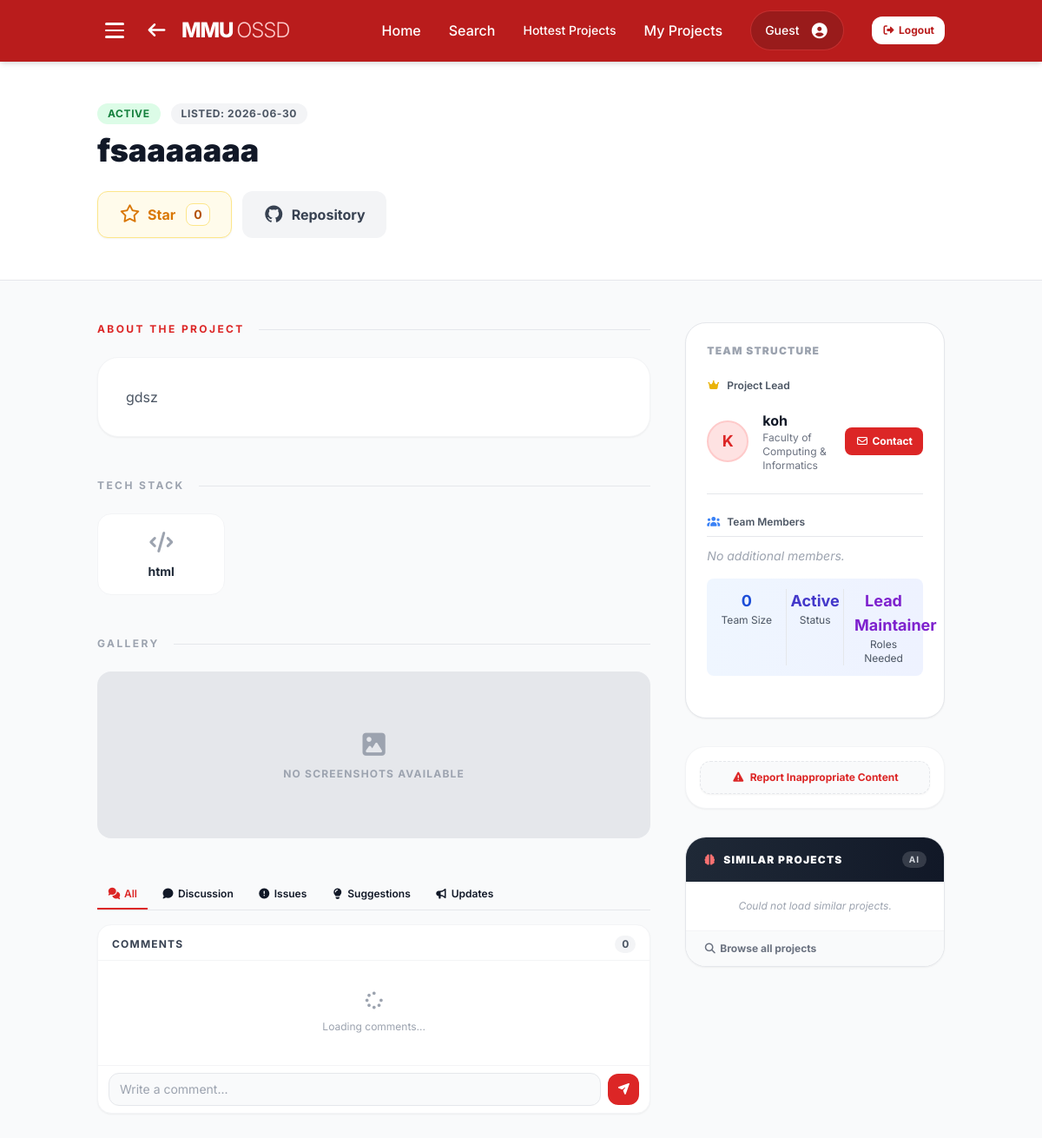
The page /project/4 on the database as committed earlier.
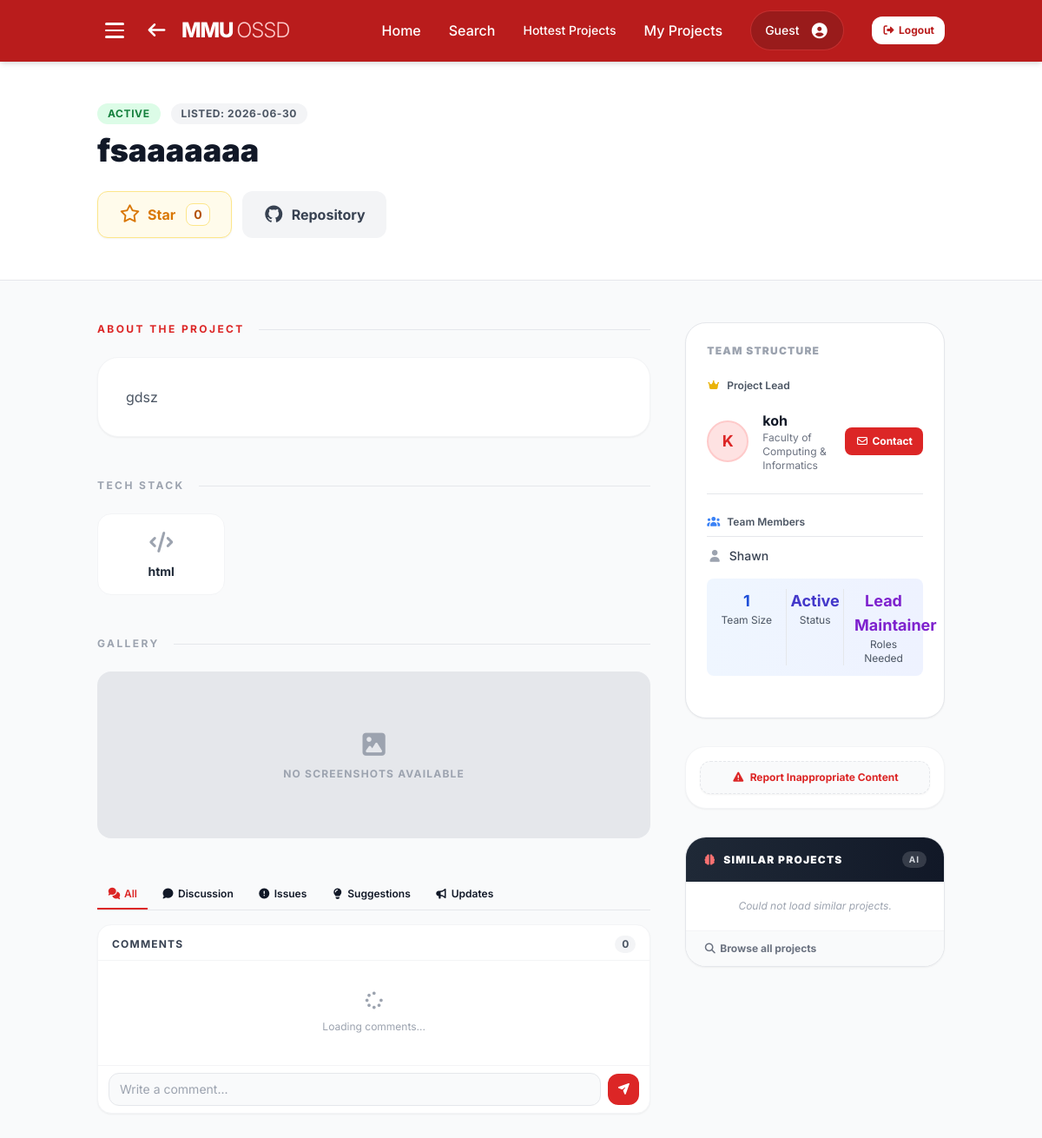
The same page on the database as committed later.
### website/models.py (models this page shows)
class Project(db.Model):
    __tablename__ = 'projects'
    id = db.Column(db.Integer, primary_key=True, autoincrement=True)
    user_id = db.Column(db.Integer, db.ForeignKey('users.id', ondelete='CASCADE'), nullable=False)
    project_name = db.Column(db.String(255), nullable=False)
    description = db.Column(db.Text, default='')
    status = db.Column(db.String(50), nullable=False, default='Active')
    repo_url = db.Column(db.String(255), default='')
    languages = db.Column(db.String(255), default='')
    roles_needed = db.Column(db.String(255), default='')
    contributors = db.Column(db.String(50), default='1')
    created_at = db.Column(db.DateTime, nullable=False, default=datetime.now(MYT))
    views = db.Column(db.Integer, default=0)
    images = db.relationship('ProjectImage', backref='project', lazy=True, cascade='all, delete-orphan')
    suggestions = db.relationship('Suggestion', backref='project', lazy=True, cascade='all, delete-orphan')
    members = db.relationship('ProjectMember', backref='project', lazy='subquery', cascade='all, delete-orphan')
    stars = db.relationship('ProjectStar', backref='project', lazy=True, cascade='all, delete-orphan')

class ProjectMember(db.Model):
    __tablename__ = 'project_members'
    user_id = db.Column(db.Integer, db.ForeignKey('users.id', ondelete='CASCADE'), primary_key=True)
    project_id = db.Column(db.Integer, db.ForeignKey('projects.id', ondelete='CASCADE'), primary_key=True)
    role = db.Column(db.String(20), nullable=False, default='member')
    joined_at = db.Column(db.DateTime, default=datetime.now(MYT))
    user = db.relationship('User', backref=db.backref('project_memberships', lazy='dynamic', cascade='all, delete-orphan'))

class User(db.Model):
    __tablename__ = 'users'
    id = db.Column(db.Integer, primary_key=True, autoincrement=True)
    email = db.Column(db.String(255), unique=True, nullable=False)
    password_hash = db.Column(db.String(255))
    name = db.Column(db.String(255), nullable=False, default='MMU Student')
    is_admin = db.Column(db.Boolean, default=False, nullable=False)
    faculty = db.Column(db.String(255), nullable=False, default='Faculty of Computing & Informatics')
    bio = db.Column(db.Text, default='')
    avatar_path = db.Column(db.String(255), default='')
    interests = db.Column(db.Text, default='')  # Comma-separated project interests
    rank = db.Column(db.Integer, nullable=False, default=0)
    karma = db.Column(db.Integer, nullable=False, default=0)
    created_at = db.Column(db.DateTime, nullable=False, default=datetime.now(MYT))
    is_verified = db.Column(db.Boolean, default=False)
    is_admin = db.Column(db.Boolean, default=False)  # Admin privilege for content moderation
    otp = db.Column(db.String(6), nullable=True)
    last_seen = db.Column(db.DateTime, nullable=True)
    skills = db.relationship('Skill', backref='user', lazy=True, cascade='all, delete-orphan')
    badges = db.relationship('Badge', backref='user', lazy=True, cascade='all, delete-orphan')
    comments = db.relationship('Comment', backref='user', lazy=True, cascade='all, delete-orphan')
    projects = db.relationship('Project', backref='user', lazy=True, cascade='all, delete-orphan')
    suggestions = db.relationship('Suggestion', backref='user', lazy=True, cascade='all, delete-orphan')
    questions = db.relationship('Question', backref='author', lazy=True, cascade='all, delete-orphan')
    question_likes = db.relationship('QuestionLike', backref='user', lazy=True, cascade='all, delete-orphan')
    question_favorites = db.relationship('QuestionFavorite', backref='user', lazy=True, cascade='all, delete-orphan')
    question_comments = db.relationship('QuestionComment', backref='user', lazy=True, cascade='all, delete-orphan')
    starred_projects = db.relationship('ProjectStar', backref='user', lazy=True, cascade='all, delete-orphan')
    settings = db.relationship('UserSettings', backref='user', uselist=False, cascade='all, delete-orphan')

### website/views.py (the view, shortened to what this page needs)
@views.route('/project/<int:project_id>')
def project_page(project_id):
    project = Project.query.get_or_404(project_id)
    current_user = get_current_user()
    if project.status == 'Suspended':
        if current_user and getattr(current_user, 'is_admin', False):
            pass  # Admin sees the project as normal
        else:
            from flask import abort
            abort(404)
    viewed_projects = session.get('viewed_projects', {})
    now = datetime.now(timezone.utc)
    COOLDOWN_HOURS = 24
    should_increment = True
    project_id_str = str(project_id)
    if should_increment:
        if project.views is None:
            project.views = 0
        project.views += 1
        view_log = ProjectViewLog(
            project_id=project.id,
            user_id=current_user.id if current_user else None
        )
        db.session.add(view_log)
        viewed_projects[project_id_str] = now.isoformat()
        session['viewed_projects'] = viewed_projects
        session.modified = True
        db.session.commit()
    current_user_role = None
    is_invited = False
    invitation_id = None
    total_stars = ProjectStar.query.filter_by(project_id=project.id).count()
    user_has_starred = False
    if current_user:
        star_record = ProjectStar.query.filter_by(user_id=current_user.id, project_id=project.id).first()
        if star_record:
            user_has_starred = True
    return render_template(
        "Project_Page.html",
        project=project,
        current_user=current_user,
        current_user_role=current_user_role,
        is_invited=is_invited,
        invitation_id=invitation_id,
        total_stars=total_stars,
        user_has_starred=user_has_starred
    )

### website/views.py (called while the page is built)
def get_current_user():
    email = session.get('user_email', 'student@mmu.edu.my')
    user = User.query.filter_by(email=email).first()
    return user

### website/templates/Project_Page.html (shortened to what the changed rows need)
<!DOCTYPE html>
<html lang="en">
<head>
    <script src="https://cdn.tailwindcss.com"></script>
    <link href="https://cdnjs.cloudflare.com/ajax/libs/font-awesome/7.0.1/css/all.min.css" rel="stylesheet">
</head>
<body class="bg-gray-50 text-gray-900">
<nav class="bg-red-700 text-white shadow-md sticky top-0 z-50">
    <div class="container mx-auto px-6 py-3 flex items-center justify-between">
        <div class="flex items-center gap-4">
            <a href="{{ url_for('views.home') }}" class="hover:opacity-80 transition flex items-center gap-4">
                <h1 class="text-2xl font-extrabold tracking-tighter">
                    MMU <span class="font-light text-red-200">OSSD</span>
                </h1>
            </a>
        </div>
    </div>
</nav>
<header class="bg-white border-b py-12">
    <div class="container mx-auto px-6">
        <div>
            <div class="flex items-center gap-3 mb-2">
                <span class="text-xs font-bold px-3 py-1 rounded-full tracking-wider uppercase
                    {% if project.status == 'Active' %}
                        bg-green-100 text-green-700
                    {% elif project.status == 'Seeking Maintainer' %}
                        bg-yellow-100 text-yellow-700
                    {% elif project.status == 'Finished' %}
                        bg-gray-100 text-gray-600
                    {% else %}
                        bg-blue-100 text-blue-700
                    {% endif %}
                ">
                    {{ project.status }}
                </span>
                <span class="text-xs font-bold bg-gray-100 text-gray-600 px-3 py-1 rounded-full tracking-wider uppercase">
                    Listed: {{ project.created_at.strftime('%Y-%m-%d') }}
                </span>
            </div>
            <h2 class="text-4xl font-black text-gray-900 leading-tight">{{ project.project_name }}</h2>
            <div class="flex gap-3 mt-6 flex-wrap">
                <button id="star-btn" onclick="toggleProjectStar()" class="bg-amber-50 text-amber-600 px-6 py-3 rounded-xl font-bold hover:bg-amber-100 transition flex items-center gap-2 border border-amber-200 shadow-sm">
                </button>
                <a href="{{ project.repo_url }}" target="_blank" class="bg-gray-100 text-gray-700 px-6 py-3 rounded-xl font-bold hover:bg-gray-200 transition flex items-center gap-2">
                </a>
            </div>
            </div>
        </div>
</header>
<main class="container mx-auto px-6 py-12">
    <div class="grid grid-cols-1 lg:grid-cols-3 gap-10">
        <div class="lg:col-span-2 space-y-12">
            <section>
                <div class="bg-white p-8 rounded-3xl border border-gray-100 shadow-sm text-gray-600 leading-relaxed">
                    <div id="content-project-details" class="block">
                        <p class="whitespace-pre-line">{{ project.description }}</p>
                    </div>
                </div>
            </section>
            <section>
                <div class="grid grid-cols-2 md:grid-cols-4 gap-4">
                    {% if project.languages %}
                        {% for lang in project.languages.split(',') %}
                        <div class="bg-white p-4 rounded-2xl border border-gray-100 text-center hover:border-red-300 transition flex flex-col items-center justify-center">
                            <i class="fas fa-code text-2xl text-gray-400 mb-2"></i>
                            <div class="font-bold text-sm text-gray-800">{{ lang.strip() }}</div>
                        </div>
                        {% endfor %}
                    {% else %}
                        <div class="text-gray-400 text-sm">No languages specified.</div>
                    {% endif %}
                </div>
            </section>
        </div>
        <div class="space-y-8">
            <div class="bg-white p-6 rounded-3xl border border-gray-200 shadow-sm">
                <div>
                    <div class="space-y-2" id="members-list">
                        {% for member in project.members %}
                        <div class="flex items-center gap-3 text-sm font-medium text-gray-700 relative group">
                            <div class="flex items-center gap-2 cursor-pointer hover:text-red-600 transition user-profile-link flex-1" data-user-id="{{ member.user.id }}">
                                <i class="fas fa-user text-gray-400"></i>
                                <span>{{ member.user.name }}</span>
                            </div>
                        </div>
                        {% else %}
                        <div class="text-sm text-gray-400 italic">No additional members.</div>
                        {% endfor %}
                    </div>
                    <div class="grid grid-cols-3 gap-3 p-3 bg-gradient-to-r from-blue-50 to-indigo-50 rounded-lg mb-6 mt-4">
                        <div class="text-center">
                            <div class="text-lg font-bold text-blue-700">{{ project.members|length }}</div>
                            <div class="text-xs text-gray-600">Team Size</div>
                        </div>
                        <div class="text-center border-l border-r border-gray-200">
                            <div class="text-lg font-bold text-indigo-700">{{ project.status }}</div>
                            <div class="text-xs text-gray-600">Status</div>
                        </div>
                        <div class="text-center">
                            <div class="text-lg font-bold text-purple-700">{{ project.roles_needed if project.roles_needed else '—' }}</div>
                            <div class="text-xs text-gray-600">Roles Needed</div>
                        </div>
                    </div>
                </div>
            </div>
        </div>
    </div>
</main>
</body>
</html>

Rows that differ between the two databases and show on the page:
now on this page (row edited): ProjectMember: user.name "Shawn"
Other text that changed with them:
{{ project.members|length }}: "0" → "1"
text no longer shown: "No additional members."
